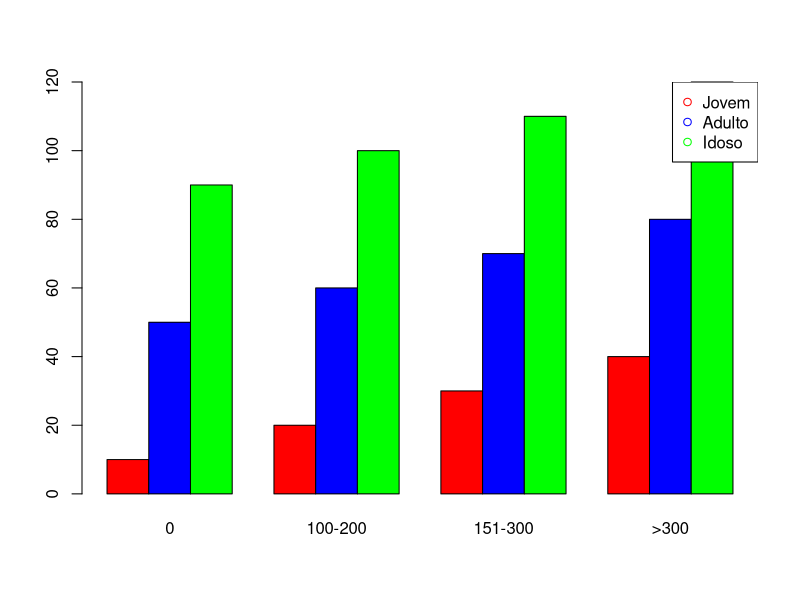

Here is the R script that generated this plot:
setwd('~/projects/DataScience/FCD/RAzureML/big_data_r_azure/Mod04')
##total de casamentos igreja

dados <- matrix(c(10,20,30,40,50,60,70,80,90,100,110,120), nrow=3, byrow = T)
colnames(dados) <- c('0', '100-200','151-300','>300')
rownames(dados) <- c("Jovem", "Adulto","Idoso")
barplot(dados,beside = T, col = c('red','blue','green'))

legend("topright", pch = 1, col =  c('red','blue','green'), legend = c("Jovem", "Adulto","Idoso") )
